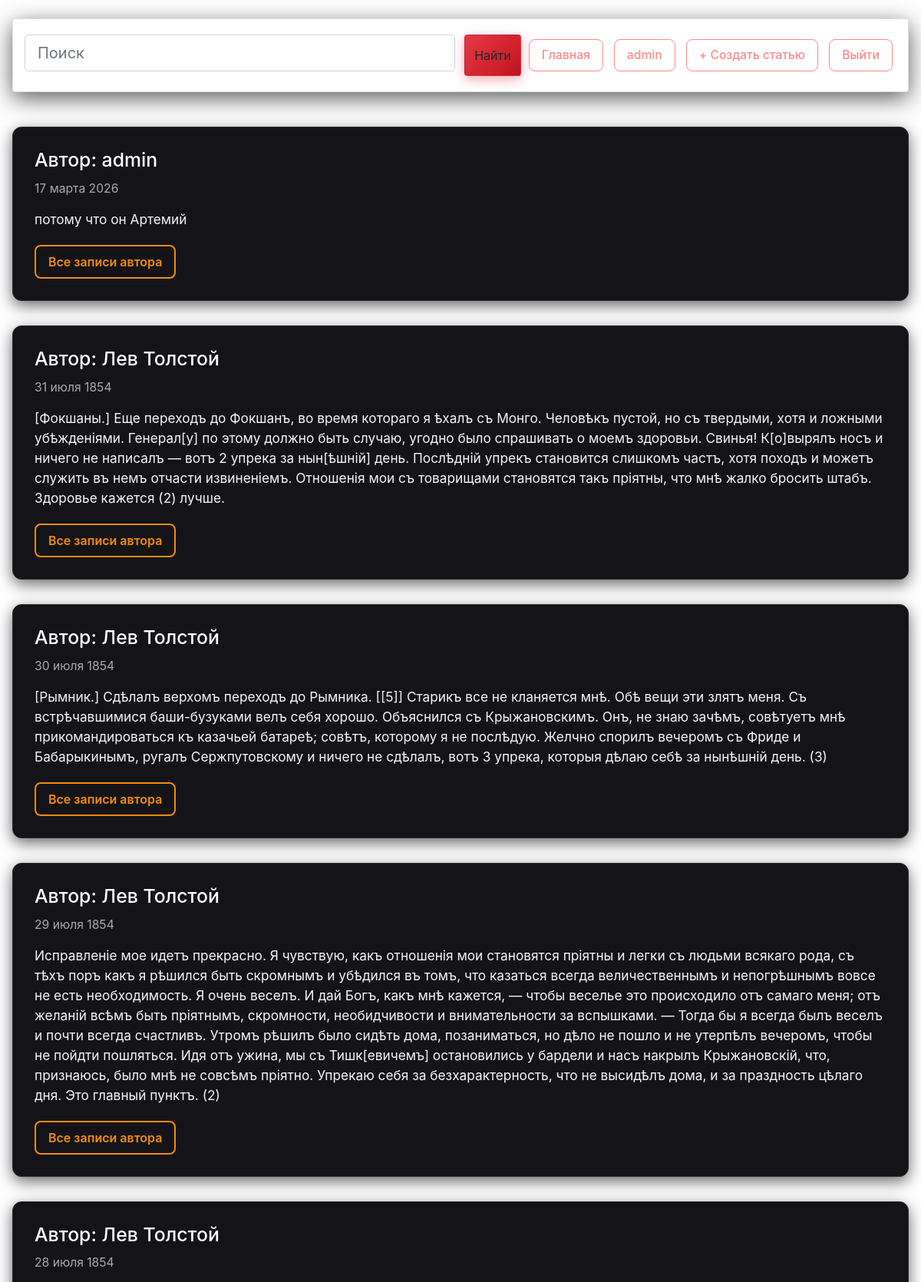
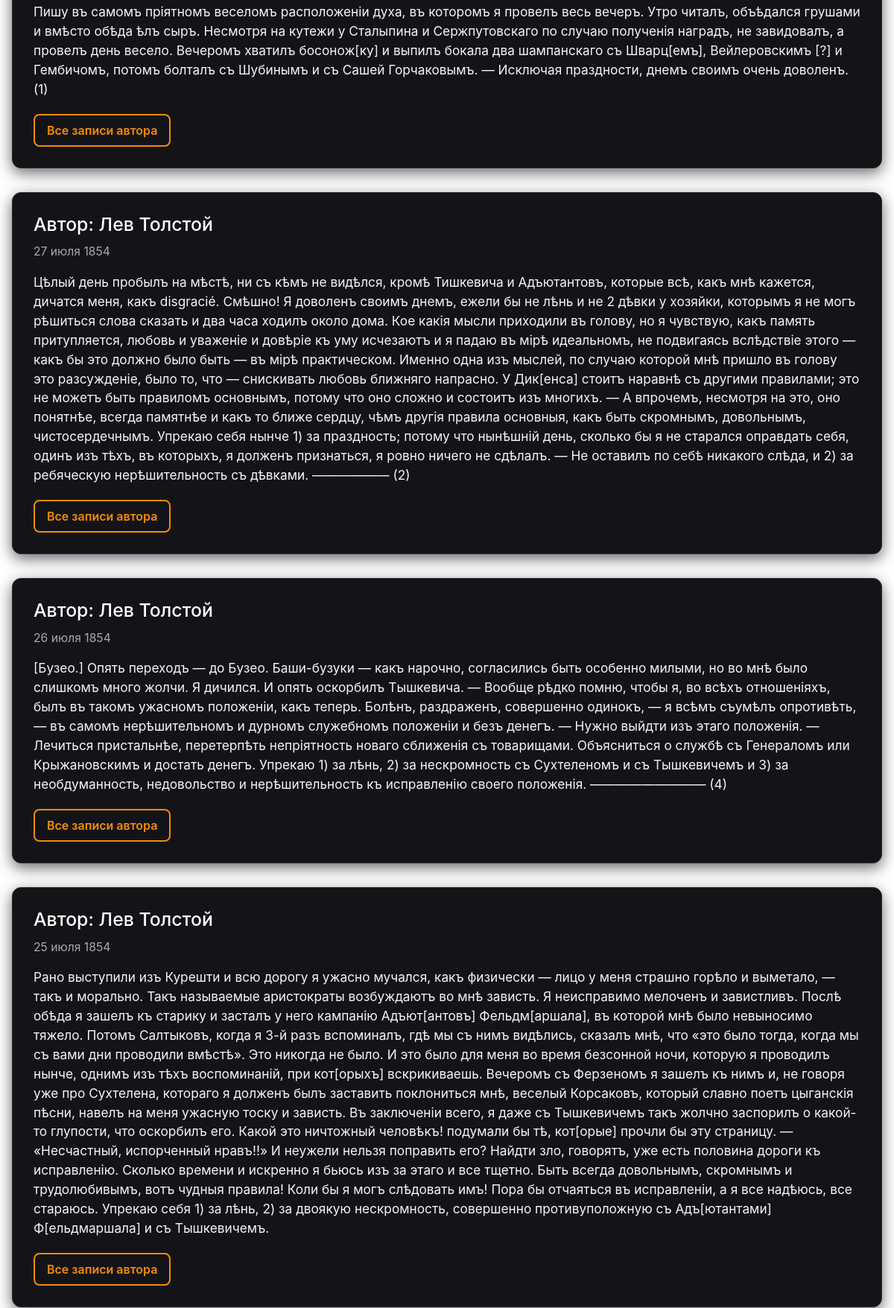
Screenshot of / (signed in, upper part) with the database file from the repository (2 pictures, top to bottom).
### posts/models.py (models this page shows, shortened)
class Post(models.Model):
    title = models.CharField(max_length=255)
    text = models.TextField()
    pub_date = models.DateTimeField(auto_now_add=True)
    author = models.ForeignKey(
        User,
        on_delete=models.CASCADE,
        related_name='posts'
    )

### posts/views.py (the view)
# urls.py: path('', views.index, name='index'),
def index(request):
    context = {}
    flag_search = False
    index = 'posts/index.html'
    context['title'] = 'Главная страница'
    if request.GET:
        context['title'] = 'Поиск по тексту'
        q = request.GET.get('q')
        if q:
            flag_search = True
            result = Post.objects.filter(text__contains = q)
            context['quest'] = q
            context['posts'] = result
        else:
            posts = Post.objects.order_by('-pub_date')[:10]
            context['posts'] = posts
    elif request.path == '/':
        posts = Post.objects.order_by('-pub_date')[:10]
        context['posts'] = posts
    context['search'] = flag_search
    return render(request, index, context)

### posts/templates/posts/index.html (shortened to what this page needs)
{% load static %}
<!DOCTYPE html>
<html lang="ru">
<head>
    <link rel="stylesheet" href="{% static 'index.css' %}">
    <link rel="stylesheet"
          href="https://stackpath.bootstrapcdn.com/bootstrap/4.4.1/css/bootstrap.min.css"
>
</head>
<body>
  <div class="card">
      <div class="card-body">
        <form class="form-inline" action="/">
          <div class="form-row">
            <input name="q" class="form-control form-control-lg" type="search"
                   placeholder="Поиск" {% if keyword %}value="{{ keyword }}"{% endif %}>
            <button class="btn" type="submit">Найти</button>
          </div>
          <div class="name">
            <a href="{% url 'main:index' %}">Главная</a>
            {% if user.is_authenticated %}
              <a href="{% url 'profile:main' %}">{{ user.username }}</a>
              <a href="{% url 'posts:create' %}" class="btn-create-post">
                + Создать статью
              </a>
              <a href="{% url 'users:logout' %}">Выйти</a>
            {% else %}
              <a href="{% url 'users:login' %}">Войти</a> |
              <a href="{% url 'users:register' %}">Регистрация</a>
            {% endif %}
          </div>
        </form>
      </div>
  </div>
  {% for post in posts %}
    <div class="post-item">
      <h3>Автор: {{ post.author.get_full_name }}</h3>
      <time>{{ post.pub_date|date:"d E Y" }}</time>
      <p>{{ post.text }}</p>
      {% if filter != 'author' %}
        <a href="{% url 'main:index' %}posts/?filter=author&q={{ post.author.get_full_name|urlencode }}"
           class="author-link">
          Все записи автора
        </a>
      {% endif %}
    </div>
  {% empty %}
    <div class="empty-message">
      Список пустой или ничего не найдено
    </div>
  {% endfor %}
</body>
</html>

### static/index.css (style rules this page uses)
:root { --bg-dark: #0a0a0e; --card-bg: #141418; --text-light: #f0f0f5; --text-muted: #a8a8b0; --accent-red: #e63946; --accent-red-dark:#c1121f; --accent-orange: #f48c06; --border: #2a2a32; --glow-red: 0 0 15px rgba(230, 57, 70, 0.6); --glow-orange: 0 0 12px rgba(244, 140, 6, 0.5); }
* { margin: 0; padding: 0; box-sizing: border-box; }
body { background: var(--bg-dark); color: var(--text-light); font-family: 'Roboto', sans-serif; line-height: 1.6; min-height: 100vh; padding: 24px 16px; }
.card { background: var(--card-bg); border: 1px solid var(--border); border-radius: 14px; box-shadow: 0 8px 30px rgba(0,0,0,0.65); margin-bottom: 45px; overflow: hidden; transition: all 0.3s ease; }
.card-body { padding: 32px 28px; }
.form-inline { display: flex; align-items: center; flex-wrap: wrap; gap: 15px; }
.form-row { display: flex; flex: 1; gap: 12px; min-width: 280px; }
.form-control-lg { flex: 1; background: #1e1e26; border: 2px solid #3a3a44; color: white; border-radius: 12px; padding: 16px 20px; font-size: 1.18rem; height: 54px; transition: all 0.3s ease; }
.btn { background: linear-gradient(135deg, var(--accent-red), var(--accent-red-dark)); border: none; color: white; font-weight: 700; padding: 16px 32px; border-radius: 12px; font-size: 1.1rem; cursor: pointer; height: 54px; white-space: nowrap; transition: all 0.3s ease; box-shadow: 0 5px 15px rgba(230, 57, 70, 0.4); }
.name { display: flex; align-items: center; gap: 14px; font-size: 1.05rem; }
.name a { color: #ff8a8a; text-decoration: none; font-weight: 500; padding: 8px 16px; border: 1px solid #ff8a8a; border-radius: 8px; transition: all 0.25s ease; font-size: 0.98rem; }
.post-item { background: var(--card-bg); border: 1px solid var(--border); border-radius: 12px; padding: 28px; margin-bottom: 32px; box-shadow: 0 6px 20px rgba(0,0,0,0.6); transition: all 0.3s cubic-bezier(0.25, 0.8, 0.25, 1); }
.post-item h3 { color: white; font-size: 1.55rem; margin-bottom: 10px; }
.post-item time { display: block; color: var(--text-muted); font-size: 0.98rem; margin-bottom: 16px; }
.post-item p { margin-bottom: 20px; font-size: 1.08rem; color: #f4f4f9; }
.post-item a { display: inline-block; color: var(--accent-orange); font-weight: 600; text-decoration: none; padding: 8px 16px; border: 2px solid var(--accent-orange); border-radius: 8px; transition: all 0.25s; }

### rows the page displays
Post: author.get_full_name "admin", pub_date "17 марта 2026", text "потому что он Артемий"
Post: author.get_full_name "Лев Толстой", pub_date "31 июля 1854", text "[Фокшаны.] Еще переходъ до Фокшанъ, во время котораго я ѣхалъ съ Монго. Человѣкъ пустой, но съ твердыми, хотя и ложными убѣжденіями. Генерал[у] по этому должно быть случаю, угодно было спрашивать о моемъ здоровьи. Свинья! К[о]вырялъ носъ и ничего не написалъ — вотъ 2 упрека за нын[ѣшній] день. Послѣдній упрекъ становится слишкомъ частъ, хотя походъ и можетъ служить въ немъ отчасти извиненіемъ. Отношенія мои съ товарищами становятся такъ пріятны, что мнѣ жалко бросить штабъ. Здоровье кажется (2) лучше."
Post: author.get_full_name "Лев Толстой", pub_date "30 июля 1854", text "[Рымник.] Сдѣлалъ верхомъ переходъ до Рымника. [[5]] Старикъ все не кланяется мнѣ. Обѣ вещи эти злятъ меня. Съ встрѣчавшимися баши-бузуками велъ себя хорошо. Объяснился съ Крыжановскимъ. Онъ, не знаю зачѣмъ, совѣтуетъ мнѣ прикомандироваться къ казачьей батареѣ; совѣтъ, которому я не послѣдую. Желчно спорилъ вечеромъ съ Фриде и Бабарыкинымъ, ругалъ Сержпутовскому и ничего не сдѣлалъ, вотъ 3 упрека, которыя дѣлаю себѣ за нынѣшній день. (3)"
Post: author.get_full_name "Лев Толстой", pub_date "29 июля 1854", text "Исправленіе мое идетъ прекрасно. Я чувствую, какъ отношенія мои становятся пріятны и легки съ людьми всякаго рода, съ тѣхъ поръ какъ я рѣшился быть скромнымъ и убѣдился въ томъ, что казаться всегда величественнымъ и непогрѣшнымъ вовсе не есть необходимость. Я очень веселъ. И дай Богъ, какъ мнѣ кажется, — чтобы веселье это происходило отъ самаго меня; отъ желаній всѣмъ быть пріятнымъ, скромности, необидчивости и внимательности за вспышками. — Тогда бы я всегда былъ веселъ и почти всегда счастливъ. Утромъ рѣшилъ было сидѣть дома, позаниматься, но дѣло не пошло и не утерпѣлъ вечеромъ, чтобы не пойдти пошляться. Идя отъ ужина, мы съ Тишк[евичемъ] остановились у бардели и насъ накрылъ…"
Post: author.get_full_name "Лев Толстой", pub_date "28 июля 1854", text "Пишу въ самомъ пріятномъ веселомъ расположеніи духа, въ которомъ я провелъ весь вечеръ. Утро читалъ, объѣдался грушами и вмѣсто обѣда ѣлъ сыръ. Несмотря на кутежи у Сталыпина и Сержпутовскаго по случаю полученія наградъ, не завидовалъ, а провелъ день весело. Вечеромъ хватилъ босонож[ку] и выпилъ бокала два шампанскаго съ Шварц[емъ], Вейлеровскимъ [?] и Гембичомъ, потомъ болталъ съ Шубинымъ и съ Сашей Горчаковымъ. — Исключая праздности, днемъ своимъ очень доволенъ. (1)"
Post: author.get_full_name "Лев Толстой", pub_date "27 июля 1854", text "Цѣлый день пробылъ на мѣстѣ, ни съ кѣмъ не видѣлся, кромѣ Тишкевича и Адъютантовъ, которые всѣ, какъ мнѣ кажется, дичатся меня, какъ disgracié. Смѣшно! Я доволенъ своимъ днемъ, ежели бы не лѣнь и не 2 дѣвки у хозяйки, которымъ я не могъ рѣшиться слова сказать и два часа ходилъ около дома. Кое какія мысли приходили въ голову, но я чувствую, какъ память притупляется, любовь и уваженіе и довѣріе къ уму исчезаютъ и я падаю въ мірѣ идеальномъ, не подвигаясь вслѣдствіе этого — какъ бы это должно было быть — въ мірѣ практическом. Именно одна изъ мыслей, по случаю которой мнѣ пришло въ голову это разсужденіе, было то, что — снискивать любовь ближняго напрасно. У Дик[енса] стоитъ наравнѣ съ другими…"
Post: author.get_full_name "Лев Толстой", pub_date "26 июля 1854", text "[Бузео.] Опять переходъ — до Бузео. Баши-бузуки — какъ нарочно, согласились быть особенно милыми, но во мнѣ было слишкомъ много жолчи. Я дичился. И опять оскорбилъ Тышкевича. — Вообще рѣдко помню, чтобы я, во всѣхъ отношеніяхъ, былъ въ такомъ ужасномъ положеніи, какъ теперь. Болѣнъ, раздраженъ, совершенно одинокъ, — я всѣмъ съумѣлъ опротивѣть, — въ самомъ нерѣшительномъ и дурномъ служебномъ положеніи и безъ денегъ. — Нужно выйдти изъ этаго положенія. — Лечиться пристальнѣе, перетерпѣть непріятность новаго сближенія съ товарищами. Объясниться о службѣ съ Генераломъ или Крыжановскимъ и достать денегъ. Упрекаю 1) за лѣнь, 2) за нескромность съ Сухтеленомъ и съ Тышкевичемъ и 3) за…"
Post: author.get_full_name "Лев Толстой", pub_date "25 июля 1854", text "Рано выступили изъ Курешти и всю дорогу я ужасно мучался, какъ физически — лицо у меня страшно горѣло и выметало, — такъ и морально. Такъ называемые аристократы возбуждаютъ во мнѣ зависть. Я неисправимо мелоченъ и завистливъ. Послѣ обѣда я зашелъ къ старику и засталъ у него кампанію Адъют[антовъ] Фельдм[аршала], въ которой мнѣ было невыносимо тяжело. Потомъ Салтыковъ, когда я 3-й разъ вспоминалъ, гдѣ мы съ нимъ видѣлись, сказалъ мнѣ, что «это было тогда, когда мы съ вами дни проводили вмѣстѣ». Это никогда не было. И это было для меня во время безсонной ночи, которую я проводилъ нынче, однимъ изъ тѣхъ воспоминаній, при кот[орыхъ] вскрикиваешь. Вечеромъ съ Ферзеномъ я зашелъ къ нимъ и, не…"

### other values shown
{{ user.username }} "admin"
